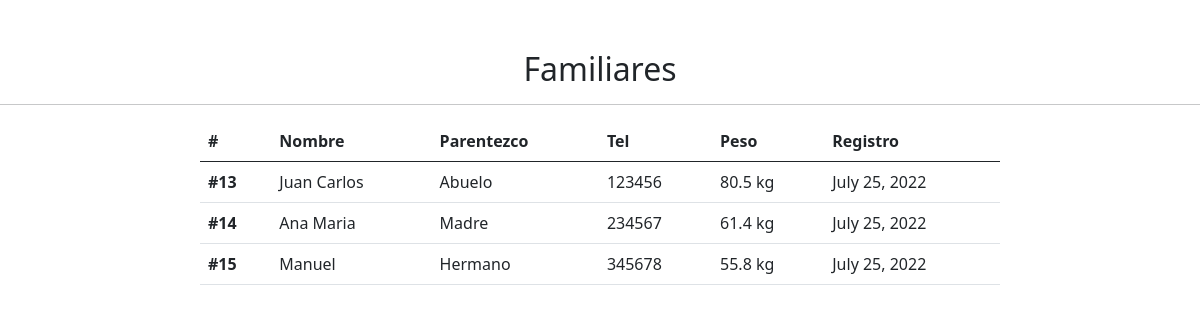
Page /listar_familiares/ on the committed database.
### familiares/models.py (models this page shows)
class Familiares(models.Model):
    nombre = models.CharField(max_length=100)
    parentezco = models.CharField(max_length=100, default="")
    tel = models.IntegerField(default="", null=True, blank=True)
    peso = models.FloatField(default=60)
    registro = models.DateField(auto_now_add=True, null=True, blank=True)

### familiares/views.py (the view)
# urls.py: path('listar_familiares/', listar_familiares, name='listar_familiares'),
def listar_familiares(request):
    familiares = Familiares.objects.all()
    contexto = {
        "familiares" : familiares
    }
    return render(request, 'listar_familiares.html', contexto)

### templates/listar_familiares.html (shortened to what this page needs)
<!DOCTYPE html>
<html lang="en">
<head>
    <link href="https://cdn.jsdelivr.net/npm/bootstrap@5.0.2/dist/css/bootstrap.min.css" rel="stylesheet">
</head>
<body>
    <h2 style="text-align: center;margin-top:50px;">Familiares</h2><hr/>
    <table class="table table-hover" style="max-width:800px;margin: 0 auto;">
        <thead>
          <tr>
            <th scope="col">#</th>
            <th scope="col">Nombre</th>
            <th scope="col">Parentezco</th>
            <th scope="col">Tel</th>
            <th scope="col">Peso</th>
            <th scope="col">Registro</th>
          </tr>
        </thead>
        <tbody>
            {% for familiar in familiares %}
            <tr>
                <th scope="row">#{{familiar.id}}</th>
                <td>{{familiar.nombre}}</td>
                <td>{{familiar.parentezco}}</td>
                <td>{{familiar.tel}}</td>
                <td>{{familiar.peso}} kg</td>
                <td>{{familiar.registro}}</td>
            </tr>
            {% endfor %}
        </tbody>
      </table>
</body>
</html>

### rows in the picture
Familiares: id "13", nombre "Juan Carlos", parentezco "Abuelo", tel "123456", peso "80.5", registro "July 25, 2022"
Familiares: id "14", nombre "Ana Maria", parentezco "Madre", tel "234567", peso "61.4", registro "July 25, 2022"
Familiares: id "15", nombre "Manuel", parentezco "Hermano", tel "345678", peso "55.8", registro "July 25, 2022"
